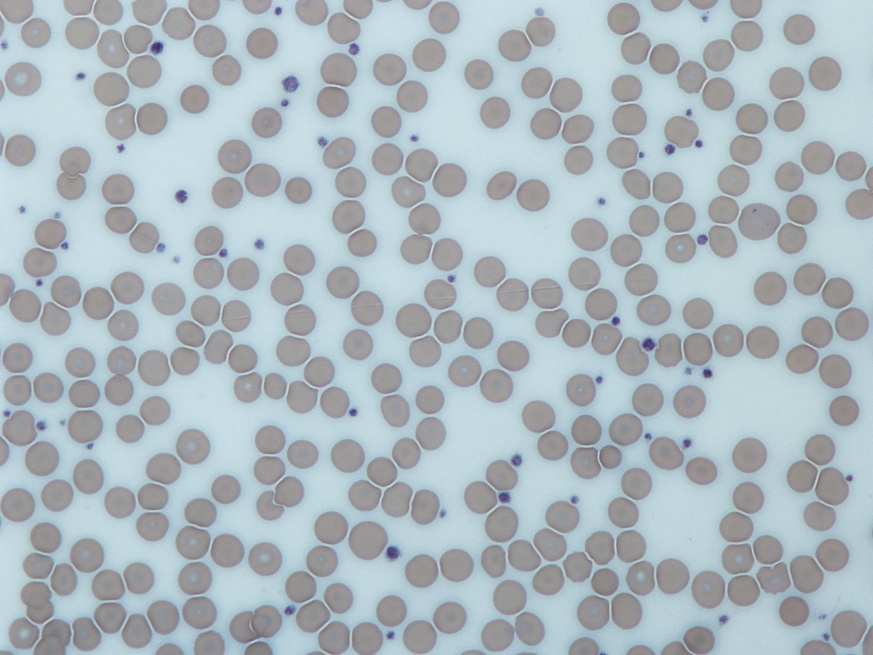
#> input picture Friday 08:30 - 10:30/E22CSEU1069_Adv_Cv_Labs/LAB 7/microscope_image.jpg, 873 x 655 px, given in place of cat_damaged.png, which was not available
$ jupyter execute --allow-errors Vishesh_Shah_CV_Lab_9.ipynb   (shell and % lines are left out)   (text cells are left out)
#> lines starting #> are read from the running program, lines starting #| are printed output that depends on the picture; after the words box and inside, x2 and y2 are one past the last pixel; in counts of white or black regions, pixels touching at a corner belong together; pictures that were not available may be replaced by others from this repository, and a replacement may not be noted
[cell 1]
import cv2
import numpy as np
from google.colab.patches import cv2_imshow

# reading the damaged image
image_path = "/content/cat_damaged.png"
image = cv2.imread(image_path)
#> image is the input picture: shape (655, 873, 3); mean B, G, R 190.7, 184.4, 172.1
damaged_img = cv2.imread(filename=r"/content/cat_damaged.png")

# get the shape of the image
height, width = damaged_img.shape[0], damaged_img.shape[1]
#> height = 655; width = 873

# Converting all pixels greater than zero to black while black becomes white
for i in range(height):
	for j in range(width):
		if damaged_img[i, j].sum() > 0:
			damaged_img[i, j] = 0
		else:
			damaged_img[i, j] = [255, 255, 255]
#> damaged_img: shape (655, 873, 3); every value is 0

# saving the mask
mask = damaged_img
cv2.imwrite('mask.jpg', mask)

# displaying mask
cv2_imshow(image)
cv2_imshow(mask)

[cell 2]
import numpy as np
import cv2

# Open the image.
img = cv2.imread('/content/cat_damaged.png')

# Load the mask - Changed filename to match the saved mask from the previous cell
mask = cv2.imread('mask.jpg', 0)
#> mask: shape (655, 873); every value is 0

# Inpaint.
dst = cv2.inpaint(img, mask, 3, cv2.INPAINT_NS)

# Write the output.
cv2.imwrite('cat_inpainted.png', dst)
cv2_imshow(dst)

[cell 3]
import cv2
import numpy as np
import matplotlib.pyplot as plt

# [12 lines left out: function create_blending_mask, not called in this run]

img1 = cv2.imread('/content/left10.jpg')
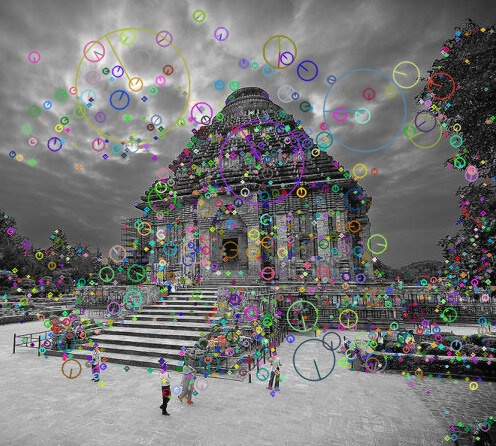
#> input picture Friday 08:30 - 10:30/E22CSEU1069_Adv_Cv_Labs/LAB 8/image-with-keypoints.jpg, 496 x 446 px, given in place of left10.jpg, which was not available
#> img1 is the input picture: shape (446, 496, 3); mean B, G, R 118.4, 118.7, 118.7
img2 = cv2.imread('/content/right10.jpg')

if img1 is None or img2 is None:
    raise FileNotFoundError("Could not load one or both of the images. Make sure 'Left.png' and 'Right.png' are in the correct directory.")

gray1 = cv2.cvtColor(img1, cv2.COLOR_BGR2GRAY)
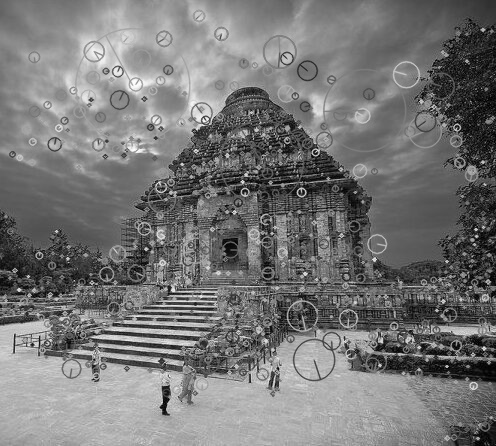
#> gray1: shape (446, 496); min 0, max 254, mean 118.7
gray2 = cv2.cvtColor(img2, cv2.COLOR_BGR2GRAY)

sift = cv2.SIFT_create()
kp1, des1 = sift.detectAndCompute(gray1, None)
#> kp1 = 1701 keypoints; strongest (x, y, size): (19, 290, 2.7), (476, 236, 2.1), (146, 249, 2.5), (380, 365, 2.2)
kp2, des2 = sift.detectAndCompute(gray2, None)
#> kp2 has the same summary as kp1

FLANN_INDEX_KDTREE = 1
index_params = dict(algorithm=FLANN_INDEX_KDTREE, trees=5)
search_params = dict(checks=100)

flann = cv2.FlannBasedMatcher(index_params, search_params)
matches = flann.knnMatch(des1, des2, k=2)
#> matches = 1701 matches

good_matches = []
for m, n in matches:
    if m.distance < 0.6 * n.distance:
        good_matches.append(m)
#> after the loop, good_matches = 1701 matches

if len(good_matches) < 10:
    raise Exception("Not enough good matches found. Panorama stitching might fail.")

src_pts = np.float32([kp1[m.queryIdx].pt for m in good_matches]).reshape(-1, 1, 2)
#> src_pts = 1701 rows, first 8: [2.92, 214.9], [3.34, 309.1], [4.18, 296.8], [5.57, 216.4], [5.59, 151.3], [5.9, 301.8], [5.9, 301.8], [8.53, 299.9]
dst_pts = np.float32([kp2[m.trainIdx].pt for m in good_matches]).reshape(-1, 1, 2)
#> dst_pts has the same summary as src_pts

H, mask = cv2.findHomography(dst_pts, src_pts, cv2.RANSAC, 5.0, confidence=0.99)
#> H = [[1, -2.01e-15, 1.28e-12], [-3.73e-15, 1, 1.48e-12], [-1.45e-17, -7e-18, 1]]; mask = 1701 values from 1 to 1

if H is None:
    raise Exception("Homography could not be computed. Check feature matching.")

height = max(img1.shape[0], img2.shape[0])
#> height = 446
width = img1.shape[1] + img2.shape[1]
#> width = 992
warped_img2 = cv2.warpPerspective(img2, H, (width, height))
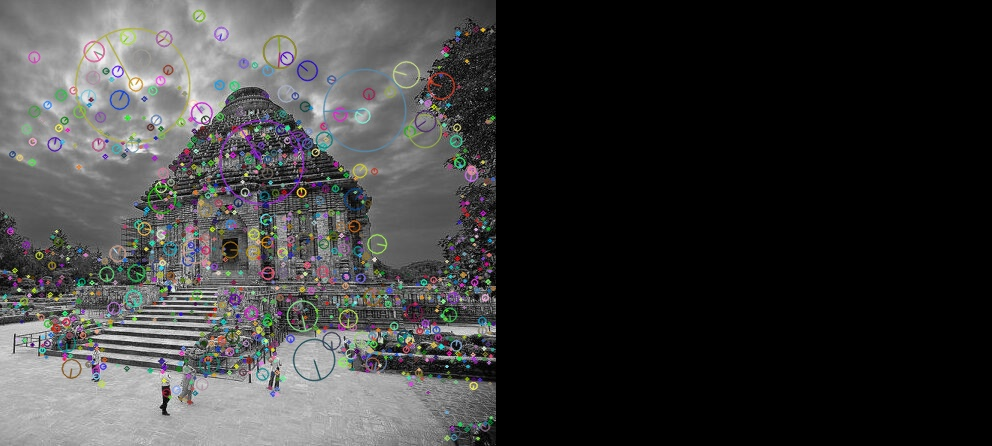
#> warped_img2: shape (446, 992, 3); mean B, G, R 59.2, 59.4, 59.4
stitched_img = np.zeros((height, width, 3), dtype=np.uint8)
stitched_img[:img1.shape[0], :img1.shape[1]] = img1

overlap_width = 50
blend_start = img1.shape[1] - overlap_width
#> blend_start = 446
blend_end = img1.shape[1]
#> blend_end = 496

blend_mask = np.linspace(1, 0, overlap_width).reshape(1, overlap_width, 1)

roi1 = stitched_img[:img1.shape[0], blend_start:blend_end].astype(np.float32)
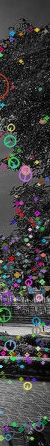
#> roi1: shape (446, 50, 3) float32; mean B, G, R 66, 66, 66
roi2 = warped_img2[:img1.shape[0], blend_start:blend_end].astype(np.float32)

blended_roi = (roi1 * blend_mask + roi2 * (1 - blend_mask)).astype(np.uint8)

stitched_img[:img1.shape[0], blend_start:blend_end] = blended_roi

stitched_img[:img2.shape[0], img1.shape[1]:] = warped_img2[:img2.shape[0], img1.shape[1]:]

gray_stitched = cv2.cvtColor(stitched_img, cv2.COLOR_BGR2GRAY)
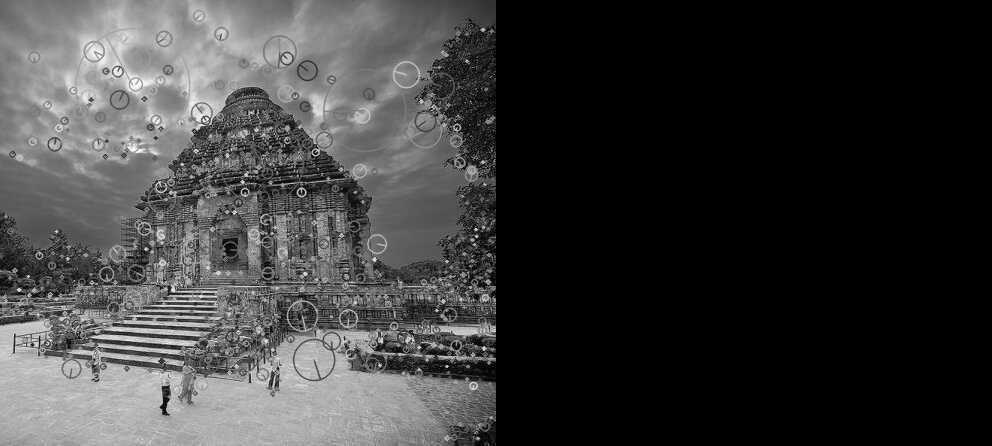
#> gray_stitched: shape (446, 992); min 0, max 254, mean 59.3
_, thresh_stitched = cv2.threshold(gray_stitched, 1, 255, cv2.THRESH_BINARY)
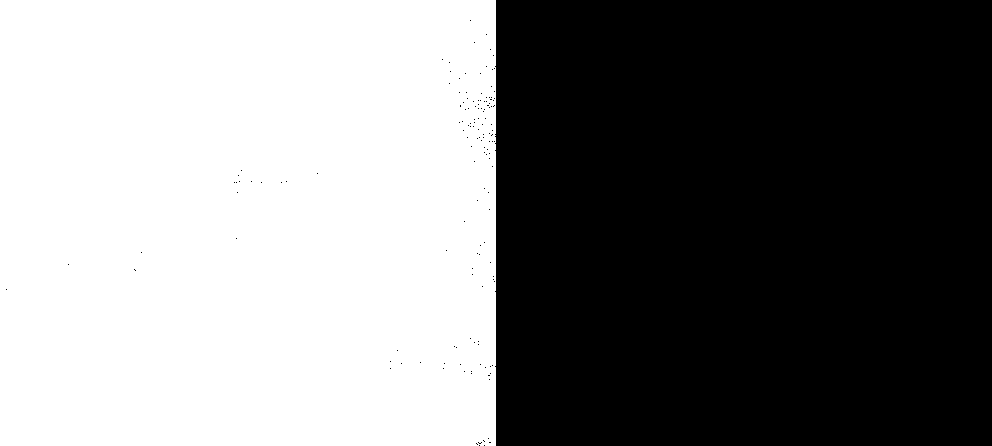
#> thresh_stitched: shape (446, 992); 50% white; 1 white region
contours_stitched, _ = cv2.findContours(thresh_stitched, cv2.RETR_EXTERNAL, cv2.CHAIN_APPROX_SIMPLE)
#> contours_stitched = 1 contour; box (x1, y1, x2, y2) and area: (0, 0, 496, 446) 220266
if contours_stitched:
    x, y, w, h = cv2.boundingRect(contours_stitched[0])
#> x = 0; y = 0; w = 496; h = 446
    final_result = stitched_img[y:y+h, x:x+w]
else:
    final_result = stitched_img

plt.figure(figsize=(12, 6))
plt.imshow(cv2.cvtColor(final_result, cv2.COLOR_BGR2RGB))
plt.title("Improved Panorama Stitching with Direct Gradient Blend")
plt.axis('off')
plt.show()

[cell 4]
import numpy as np
import matplotlib.pyplot as plt
import tensorflow as tf
from tensorflow.keras import layers, models
from sklearn.model_selection import train_test_split
from skimage.metrics import peak_signal_noise_ratio as psnr


#> (the rest of this cell did not finish here and is left out)

[cell 5]
import torch
import torch.nn as nn
import torch.nn.functional as F
import torch.optim as optim
from torchvision import datasets, transforms
import numpy as np
import seaborn as sns
from sklearn.metrics import confusion_matrix
import matplotlib.pyplot as plt

#> (a cell that did not finish here is left out)

#> (a cell that did not finish here is left out)

#> (a cell that did not finish here is left out)

[cell 9]
class ConvAutoEncoder(nn.Module):
    # [27 lines left out: functions __init__, forward, not called in this run]

[cell 10]
class AEModel(nn.Module):
    def __init__(self, cin, cout, stride=1, groups=1):
        super().__init__()
        self.encoder = nn.Sequential(
            nn.Conv2d(cin, 64, 3, stride=3, padding=1), nn.ReLU(True),
            nn.MaxPool2d(2, stride=2),
            nn.Conv2d(64, cout, 3, stride=2, padding=1), nn.ReLU(True),
            nn.MaxPool2d(2, stride=1)
        )
        self.decoder = nn.Sequential(
            nn.ConvTranspose2d(cout, 64, 3, stride=2), nn.ReLU(True),
            nn.ConvTranspose2d(64, 32, 5, stride=3, padding=1), nn.ReLU(True),
            nn.ConvTranspose2d(32, cin, 4, stride=2), nn.Tanh()
        )

    # [4 lines left out: function forward, not called in this run]

#> (a cell that did not finish here is left out)

[cell 12]
# [12 lines left out: function train, not called in this run]

[cell 13]
# [10 lines left out: function val, not called in this run]

#> (a cell that did not finish here is left out)

criterion = nn.MSELoss()
optimizer = torch.optim.AdamW(model.parameters(), lr=0.001, weight_decay=1e-5)

[cell 15]
num_epochs = 20
trainl=[]
testl=[]
#> (the rest of this cell did not finish here and is left out)

[cell 16]
plt.figure()
epochs=[epoch for epoch in range (num_epochs)]
#> (the rest of this cell did not finish here and is left out)

[cell 17]
# [14 lines left out: function show, not called in this run]

#> (a cell that did not finish here is left out)

[cell 19]
import torch
import torch.nn as nn
import torch.optim as optim
from torchvision import datasets, transforms
import numpy as np
import matplotlib.pyplot as plt

#> (the rest of this cell did not finish here and is left out)

[cell 20]
from __future__ import print_function
import os
import random
import torch
import torch.nn as nn
import torch.backends.cudnn as cudnn
import torch.optim as optim
import torch.utils.data
import torchvision.datasets as dset
import torchvision.transforms as transforms
import torchvision.utils as vutils
import matplotlib.pyplot as plt

cudnn.benchmark = True

manualSeed = random.randint(1, 10000)
print("Random Seed: ", manualSeed)
random.seed(manualSeed)
torch.manual_seed(manualSeed)
#> (this line was passed over: torch is not available in this run)
